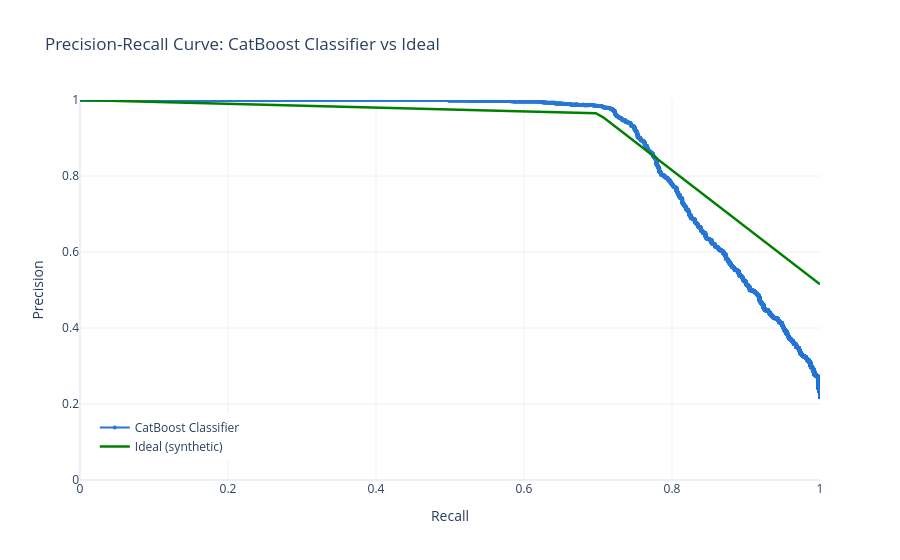
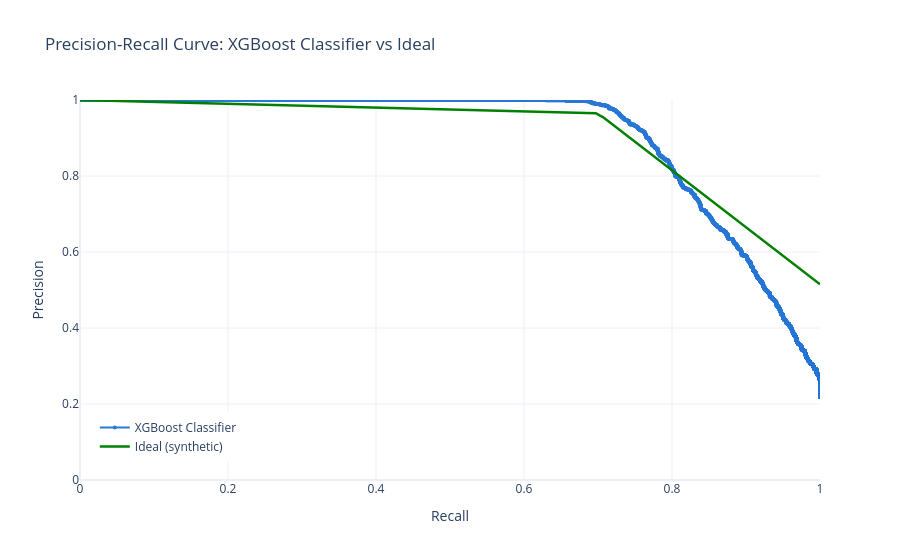
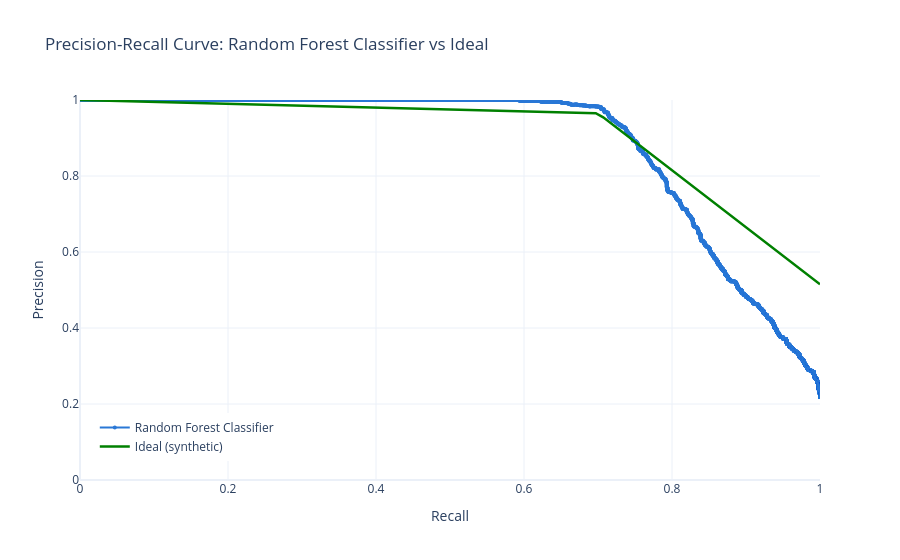

Here is the notebook cell these charts were saved with, in order:
### Code cell
# visualize each model's Precision-Recall curve against the ideal (perfect classifier) curve
_ = plot_pr_curve_vs_ideal(catb_tuned_model, raw_X_test, y_test, model_name="CatBoost Classifier")
_ = plot_pr_curve_vs_ideal(xgb_tuned_model, scaled_raw_data_X_test, y_test, model_name="XGBoost Classifier")
_ = plot_pr_curve_vs_ideal(rf_tuned_model, raw_X_test_prep, y_test, model_name="Random Forest Classifier")
